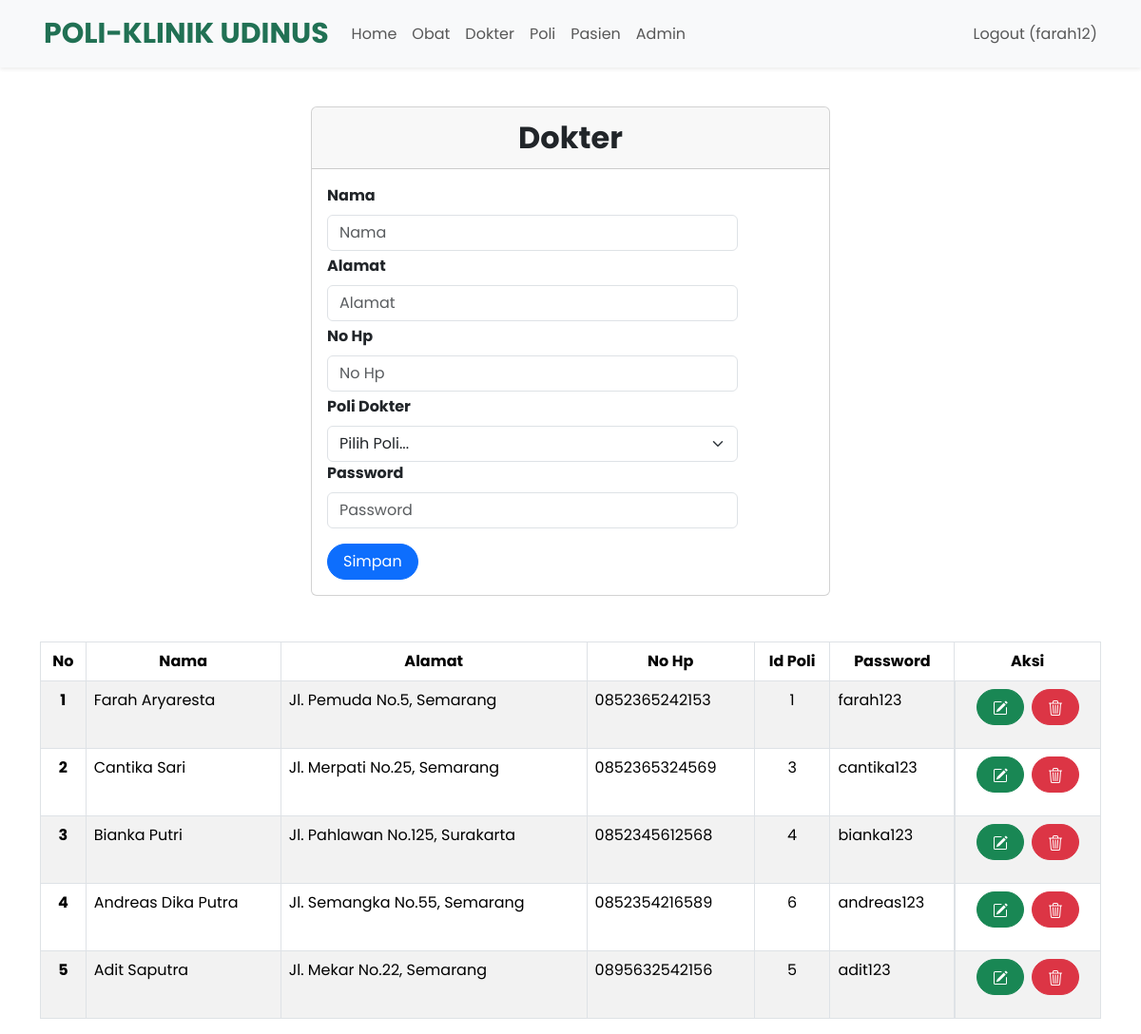
Page /index.php?page=dokter (signed in) on the committed database.
### tables this page shows
CREATE TABLE `dokter` (
  `id` int(11) NOT NULL,
  `nama` varchar(255) NOT NULL,
  `alamat` varchar(255) NOT NULL,
  `no_hp` varchar(50) NOT NULL,
  `id_poli` int(11) NOT NULL,
  `password` varchar(255) NOT NULL
);

### dokter.php (the view, shortened to what this page needs)
<br>
<div class="container">
    <div class="row justify-content-center">
        <div class="col-md-6">
            <div class="card">
                <div class="card-header text-center fw-bold" style="font-size: 2rem;">Dokter</div>
                <div class="card-body">
                    <form class="form row" method="POST" style="width: 30rem;" action="" name="myForm" onsubmit="return(validate());">
                        <?php
                        $nama = '';
                        $alamat = '';
                        $no_hp = '';
                        $password = '';
                        ?>
                        <div class="row">
                            <label for="inputNama" class="form-label fw-bold">
                                Nama
                            </label>
                            <div>
                                <input type="text" class="form-control" name="nama" id="inputNama" placeholder="Nama" value="<?php echo $nama ?>">
                            </div>
                        </div>
                        <div class="row mt-1">
                            <label for="inputAlamat" class="form-label fw-bold">
                                Alamat
                            </label>
                            <div>
                                <input type="text" class="form-control" name="alamat" id="inputAlamat" placeholder="Alamat" value="<?php echo $alamat ?>">
                            </div>
                        </div>
                        <div class="row mt-1">
                            <label for="inputNohp" class="form-label fw-bold">
                                No Hp
                            </label>
                            <div>
                                <input type="text" class="form-control" name="no_hp" id="inputNohp" placeholder="No Hp" value="<?php echo $no_hp ?>">
                            </div>
                        </div>
                        <div class="row mt-1">
                            <label for="id_poli" class="form-label fw-bold">
                                Poli Dokter
                            </label>
                            <div>
                                <select class="form-select" aria-label="id_poli" name="id_poli" >
                                    <option selected>Pilih Poli...</option>
                                </select>
                            </div>
                        </div>
                        <div class="row">
                            <label for="password" class="form-label fw-bold">
                                    Password
                             </label>
                            <div>
                                <input type="text" class="form-control" name="password" id="password" placeholder="Password" value="<?php echo $password ?>">
                            </div>
                        </div>
                        <div class="row mt-3">
                            <div class=col>
                                <button type="submit" class="btn btn-primary rounded-pill px-3 mt-auto" name="simpan">Simpan</button>
                            </div>
                        </div>
                    </form>
                </div>
            </div>
        </div>
    </div>
    <br>
    <br>
    <table class="table table-bordered table-striped table-hover">
        <thead>
            <tr class="text-center">
                <th scope="col">No</th>
                <th scope="col">Nama</th>
                <th scope="col">Alamat</th>
                <th scope="col">No Hp</th>
                <th scope="col">Id Poli</th>
                <th scope="col">Password</th>
                <th scope="col">Aksi</th>
            </tr>
        </thead>
        <tbody>
            <?php
            $result = mysqli_query($mysqli, "SELECT * FROM dokter");
            $no = 1;
            while ($data = mysqli_fetch_array($result)) {
            ?>
                <tr>
                    <th scope="row" class="text-center"><?php echo $no++ ?></th>
                    <td><?php echo $data['nama'] ?></td>
                    <td><?php echo $data['alamat'] ?></td>
                    <td><?php echo $data['no_hp'] ?></td>
                    <td class="text-center"><?php echo $data['id_poli'] ?></td>
                    <td><?php echo $data['password'] ?></td>
                    <td  class="d-flex justify-content-center ">
                        <div class="d-flex gap-2 mb-3">
                            <a type="button" class="btn btn-success rounded-pill px-3" href="index.php?page=dokter&id=<?php echo $data['id'] ?>">
                            </a>
                            <a type="button" class="btn btn-danger rounded-pill px-3" href="index.php?page=dokter&id=<?php echo $data['id'] ?>&aksi=hapus">
                            </a>
                        </div>
                    </td>
                </tr>
            <?php
            }
            ?>
        </tbody>
    </table>

### style.css (style rules this page uses)
body { font-family: 'Poppins', sans-serif; }
::placeholder { font-size: 16px; }

### rows in the picture
dokter: nama "Farah Aryaresta", alamat "Jl. Pemuda No.5, Semarang", no_hp "0852365242153", id_poli "1", password "farah123"
dokter: nama "Cantika Sari", alamat "Jl. Merpati No.25, Semarang", no_hp "0852365324569", id_poli "3", password "cantika123"
dokter: nama "Bianka Putri", alamat "Jl. Pahlawan No.125, Surakarta", no_hp "0852345612568", id_poli "4", password "bianka123"
dokter: nama "Andreas Dika Putra", alamat "Jl. Semangka No.55, Semarang", no_hp "0852354216589", id_poli "6", password "andreas123"
dokter: nama "Adit Saputra", alamat "Jl. Mekar No.22, Semarang", no_hp "0895632542156", id_poli "5", password "adit123"

### other values in the picture
$_SESSION['username'] "farah12"
